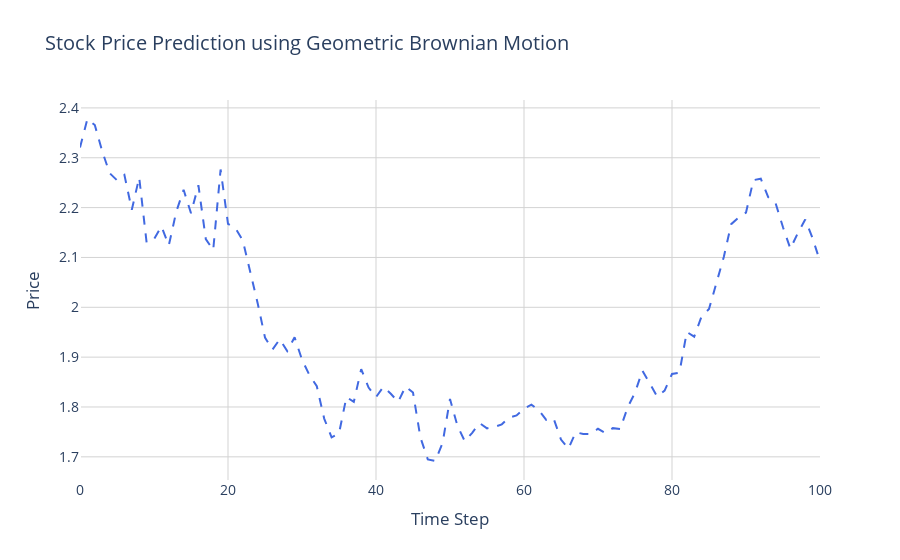

Notebook source saved alongside this figure:
### Code cell
# Create the plot
fig = go.Figure()

# Add the simulated prices line
fig.add_trace(go.Scatter(
    x=list(range(len(simulated_prices))),
    y=simulated_prices,
    mode='lines',
    name='Simulated Prices',
    line=dict(color='royalblue', width=2, dash='dash')
))

# Update layout for aesthetics
fig.update_layout(
    title='Stock Price Prediction using Geometric Brownian Motion',
    xaxis_title='Time Step',
    yaxis_title='Price',
    font=dict(size=14),
    plot_bgcolor='white',
    xaxis=dict(showgrid=True, gridcolor='lightgrey'),
    yaxis=dict(showgrid=True, gridcolor='lightgrey')
)

### Figure 1 — Plotly figure (JSON) as saved in the notebook; plotly's stock layout.template omitted (floating-point values rounded to 4 significant figures)
{"data": [{"line": {"color": "royalblue", "dash": "dash", "width": 2}, "mode": "lines", "name": "Simulated Prices", "type": "scatter", "x": [0, 1, 2, 3, 4, 5, 6, 7, 8, 9, 10, 11, 12, 13, 14, 15, 16, 17, 18, 19, 20, 21, 22, 23, 24, 25, 26, 27, 28, 29, 30, 31, 32, 33, 34, 35, 36, 37, 38, 39, 40, 41, 42, 43, 44, 45, 46, 47, 48, 49, 50, 51, 52, 53, 54, 55, 56, 57, 58, 59, 60, 61, 62, 63, 64, 65, 66, 67, 68, 69, 70, 71, 72, 73, 74, 75, 76, 77, 78, 79, 80, 81, 82, 83, 84, 85, 86, 87, 88, 89, 90, 91, 92, 93, 94, 95, 96, 97, 98, 99, 100], "y": [2.321, 2.378, 2.366, 2.313, 2.269, 2.255, 2.266, 2.196, 2.261, 2.13, 2.136, 2.163, 2.124, 2.191, 2.236, 2.189, 2.245, 2.137, 2.115, 2.276, 2.167, 2.159, 2.134, 2.072, 2.009, 1.939, 1.915, 1.936, 1.912, 1.94, 1.895, 1.864, 1.842, 1.777, 1.739, 1.747, 1.82, 1.81, 1.876, 1.839, 1.82, 1.84, 1.827, 1.81, 1.841, 1.829, 1.739, 1.695, 1.692, 1.728, 1.816, 1.762, 1.731, 1.748, 1.768, 1.757, 1.76, 1.765, 1.779, 1.783, 1.797, 1.805, 1.794, 1.774, 1.777, 1.735, 1.716, 1.749, 1.746, 1.746, 1.756, 1.748, 1.758, 1.756, 1.799, 1.829, 1.873, 1.847, 1.821, 1.833, 1.866, 1.869, 1.95, 1.941, 1.982, 1.996, 2.049, 2.101, 2.167, 2.18, 2.19, 2.255, 2.258, 2.221, 2.209, 2.16, 2.118, 2.149, 2.176, 2.139, 2.092]}], "layout": {"font": {"size": 14}, "plot_bgcolor": "white", "title": {"text": "Stock Price Prediction using Geometric Brownian Motion"}, "xaxis": {"gridcolor": "lightgrey", "showgrid": true, "title": {"text": "Time Step"}}, "yaxis": {"gridcolor": "lightgrey", "showgrid": true, "title": {"text": "Price"}}}}
